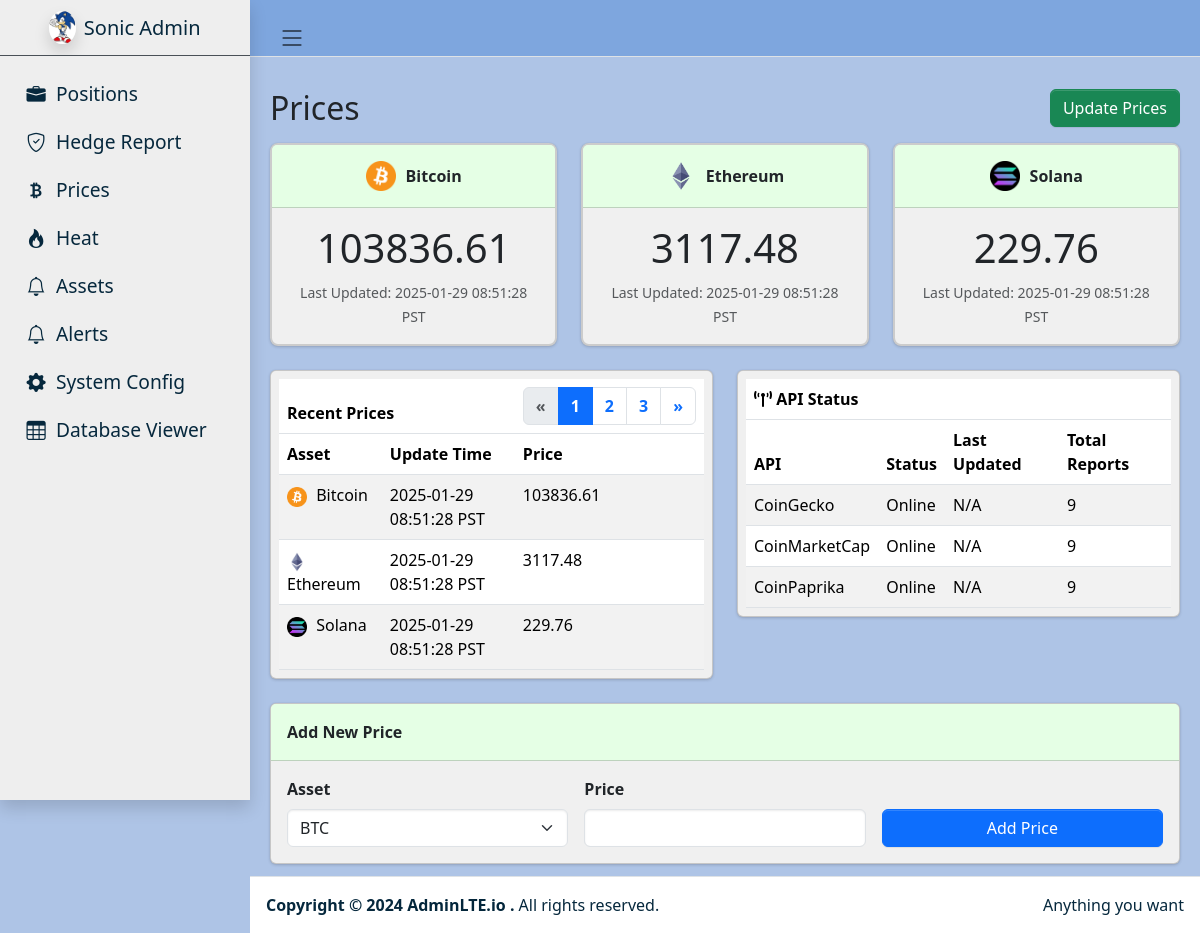
/prices, run on an earlier commit of the app's database.
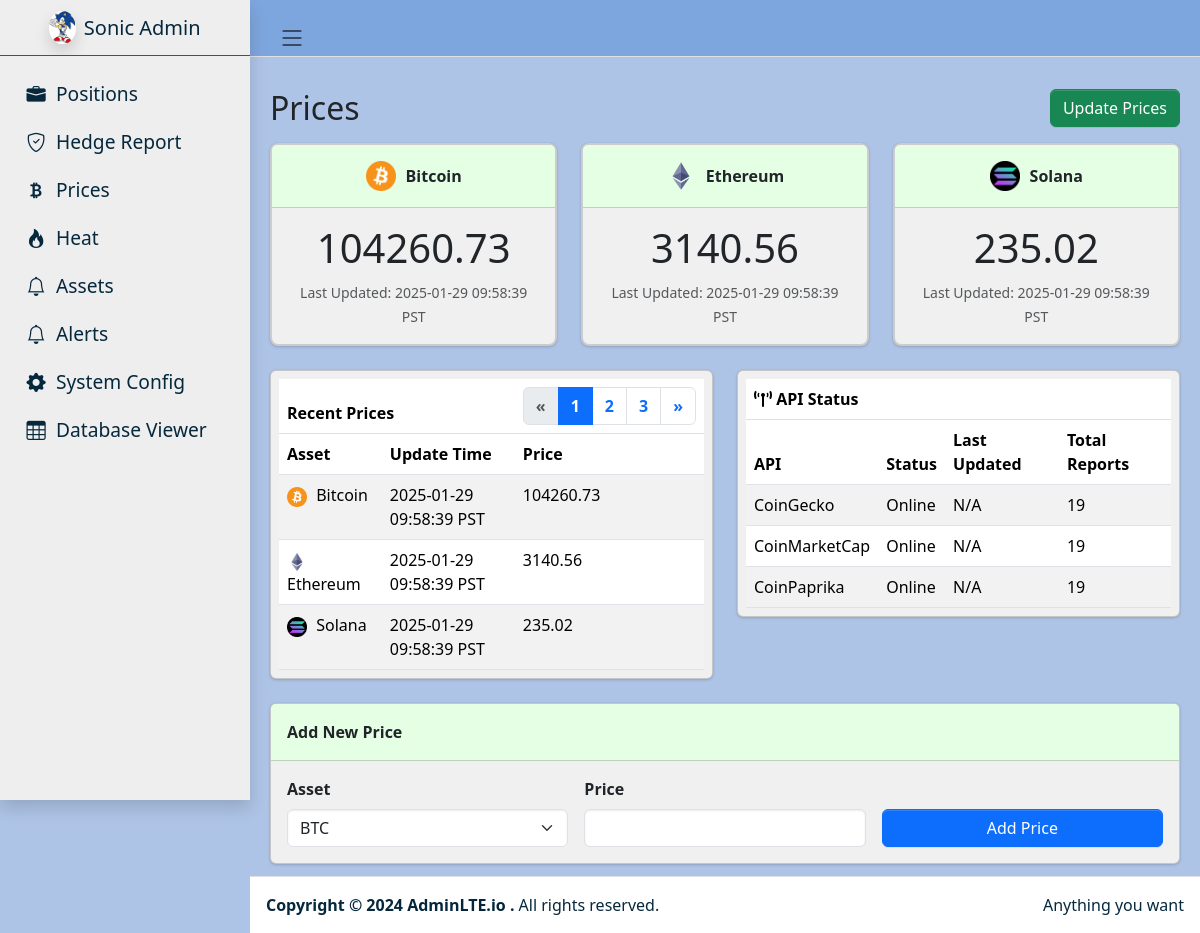
And on a later commit of the database.
### tables this page shows
CREATE TABLE prices (
            id TEXT PRIMARY KEY,
            asset_type TEXT NOT NULL,
            current_price REAL NOT NULL,
            previous_price REAL NOT NULL DEFAULT 0.0,
            last_update_time DATETIME NOT NULL,
            previous_update_time DATETIME,
            source TEXT NOT NULL
        );

CREATE TABLE api_status_counters (
            api_name TEXT PRIMARY KEY,
            total_reports INTEGER NOT NULL DEFAULT 0,
            last_updated DATETIME
        );

### flask_app.py (the view, shortened to what this page needs)
@app.route("/prices", methods=["GET", "POST"])
def prices():
    data_locker = DataLocker(DB_PATH)
    top_prices = _get_top_prices_for_assets(DB_PATH, ["BTC", "ETH", "SOL"])
    recent_prices = _get_recent_prices(DB_PATH, limit=15)
    api_counters = data_locker.read_api_counters()
    return render_template(
        "prices.html",
        prices=top_prices,
        recent_prices=recent_prices,
        api_counters=api_counters
    )

### data_locker.py (called while the page is built)
    def _init_sqlite_if_needed(self):
        if self.conn is None:
            self.conn = sqlite3.connect(self.db_path, check_same_thread=False)
            self.conn.row_factory = sqlite3.Row
        if self.cursor is None:
            self.cursor = self.conn.cursor()

    def read_api_counters(self) -> List[dict]:
        self._init_sqlite_if_needed()
        self.cursor.execute("""
            SELECT api_name, total_reports, last_updated
              FROM api_status_counters
             ORDER BY api_name
        """)
        rows = self.cursor.fetchall()
        results = []
        for r in rows:
            results.append({
                "api_name": r["api_name"],
                "total_reports": r["total_reports"],
                "last_updated": r["last_updated"]
            })
        return results

### flask_app.py (called while the page is built)
def _convert_iso_to_pst(iso_str):
    if not iso_str or iso_str == "N/A":
        return "N/A"
    pst = pytz.timezone("US/Pacific")
    try:
        dt_obj = datetime.fromisoformat(iso_str)
        dt_pst = dt_obj.astimezone(pst)
        return dt_pst.strftime("%Y-%m-%d %H:%M:%S %Z")
    except:
        return "N/A"

def _get_recent_prices(db_path, limit=15):
    conn = sqlite3.connect(db_path)
    conn.row_factory = sqlite3.Row
    cur = conn.cursor()
    cur.execute(f"""
        SELECT asset_type, current_price, last_update_time
          FROM prices
         ORDER BY last_update_time DESC
         LIMIT {limit}
    """)
    rows = cur.fetchall()
    conn.close()
    results = []
    for r in rows:
        iso = r["last_update_time"]
        results.append({
            "asset_type": r["asset_type"],
            "current_price": r["current_price"],
            "last_update_time_pst": _convert_iso_to_pst(iso)
        })
    return results

### templates/prices.html (shortened to what this page needs)
{% extends "sonic_admin.html" %}
{% block content %}
<div class="d-flex justify-content-between align-items-center mb-3">
  <h2 class="text-dark mb-0">Prices</h2>
  <form method="POST" action="{{ url_for('update_prices') }}" id="updatePricesForm">
    <button type="submit" class="btn btn-success">Update Prices</button>
  </form>
</div>
<div class="row row-cols-1 row-cols-md-3 g-4 mb-4">
  {% for p in prices[:3] %}
  <div class="col">
    <div class="card price-box h-100">
      <div class="card-header d-flex align-items-center justify-content-center">
        {% if p.asset_type in ["BTC", "Bitcoin"] %}
          <img src="/static/images/btc_logo.png" alt="BTC"
               style="width: 30px; height: 30px; margin-right: 10px;">
        {% elif p.asset_type in ["ETH", "Ethereum"] %}
          <img src="/static/images/eth_logo.png" alt="ETH"
               style="width: 30px; height: 30px; margin-right: 10px;">
        {% elif p.asset_type in ["SOL", "Solana"] %}
          <img src="/static/images/sol_logo.png" alt="SOL"
               style="width: 30px; height: 30px; margin-right: 10px;">
        {% endif %}
        {% if p.asset_type == "BTC" or p.asset_type == "AssetType.BTC" %}
          <span>Bitcoin</span>
        {% elif p.asset_type == "ETH" or p.asset_type == "AssetType.ETH" %}
          <span>Ethereum</span>
        {% elif p.asset_type == "SOL" or p.asset_type == "AssetType.SOL" %}
          <span>Solana</span>
        {% else %}
          <span>{{ p.asset_type }}</span>
        {% endif %}
      </div>
      <div class="card-body text-center">
        <div class="display-4 mb-2">
          {{ p.current_price|round(2) }}
        </div>
        <small class="text-muted">
          Last Updated: {{ p.last_update_time_pst or "N/A" }}
        </small>
      </div>
    </div>
  </div>
  {% endfor %}
</div>
<div class="row">
  <div class="col-md-6">
    <div class="card mb-4" style="background-color: #F0F0F0;">
      <div class="card-body p-2">
        <table class="table table-striped recent-prices-table w-100 mb-0">
          <thead>
            <tr class="title-row">
              <th colspan="2">Recent Prices</th>
              <th class="text-end">
                <nav>
                  <ul class="pagination justify-content-end m-0">
                    <li class="page-item disabled">
                      <a class="page-link" href="#" tabindex="-1">«</a>
                    </li>
                    <li class="page-item active"><a class="page-link" href="#">1</a></li>
                    <li class="page-item"><a class="page-link" href="#">2</a></li>
                    <li class="page-item"><a class="page-link" href="#">3</a></li>
                    <li class="page-item"><a class="page-link" href="#">»</a></li>
                  </ul>
                </nav>
              </th>
            </tr>
            <tr class="column-header-row">
              <th>Asset</th>
              <th>Update Time</th>
              <th>Price</th>
            </tr>
          </thead>
          <tbody>
            {% if recent_prices is not defined %}
              {% set recent_prices = [] %}
            {% endif %}
            {% for rp in recent_prices[::-1][:10] %}
            <tr>
              <td>
                {% if rp.asset_type in ["BTC", "Bitcoin"] %}
                  <img src="/static/images/btc_logo.png" alt="BTC"
                       style="width:20px; height:20px; margin-right:5px;">
                {% elif rp.asset_type in ["ETH", "Ethereum"] %}
                  <img src="/static/images/eth_logo.png" alt="ETH"
                       style="width:20px; height:20px; margin-right:5px;">
                {% elif rp.asset_type in ["SOL", "Solana"] %}
                  <img src="/static/images/sol_logo.png" alt="SOL"
                       style="width:20px; height:20px; margin-right:5px;">
                {% endif %}
                {% if rp.asset_type == "BTC" or rp.asset_type == "AssetType.BTC" %}
                  <span>Bitcoin</span>
                {% elif rp.asset_type == "ETH" or rp.asset_type == "AssetType.ETH" %}
                  <span>Ethereum</span>
                {% elif rp.asset_type == "SOL" or rp.asset_type == "AssetType.SOL" %}
                  <span>Solana</span>
                {% else %}
                  <span>{{ rp.asset_type }}</span>
                {% endif %}
              </td>
              <td>{{ rp.last_update_time_pst or "N/A" }}</td>
              <td>{{ rp.current_price|round(2) }}</td>
            </tr>
            {% endfor %}
          </tbody>
        </table>
      </div>
    </div>
  </div>
  <div class="col-md-6">
    <div class="card mb-4" style="background-color: #F0F0F0;">
      <div class="card-body p-2">
        <table class="table table-striped w-100 mb-0 api-status-table">
          <thead>
            <tr class="title-row">
              <th colspan="4">
                <i class="fas fa-broadcast-tower"></i> API Status
              </th>
            </tr>
            <tr class="column-header-row">
              <th>API</th>
              <th>Status</th>
              <th>Last Updated</th>
              <th>Total Reports</th>
            </tr>
          </thead>
          <tbody>
            {% for row in api_counters %}
              <tr>
                <td>{{ row.api_name }}</td>
                <td>Online</td>
                <td>N/A</td>
                <td>{{ row.total_reports }}</td>
              </tr>
            {% endfor %}
          </tbody>
        </table>
      </div>
    </div>
  </div>
</div>
<div class="card add-price">
  <div class="card-header">Add New Price</div>
  <div class="card-body">
    <form method="POST" action="{{ url_for('prices') }}">
      <div class="row g-3">
        <div class="col-md-4">
          <label for="asset" class="form-label fw-bold">Asset</label>
          <select class="form-select" id="asset" name="asset" required>
            <option value="BTC">BTC</option>
          </select>
        </div>
        <div class="col-md-4">
          <label for="price" class="form-label fw-bold">Price</label>
          <input
            type="number"
            step="0.01"
            class="form-control"
            id="price"
            name="price"
            required
          />
        </div>
        <div class="col-md-4 d-flex align-items-end">
          <button type="submit" class="btn btn-primary w-100">Add Price</button>
        </div>
      </div>
    </form>
  </div>
</div>
{% endblock %}

### templates/sonic_admin.html (shortened to what this page needs)
<!doctype html>
<html lang="en">
  <head>
    <link
      rel="stylesheet"
      href="https://cdnjs.cloudflare.com/ajax/libs/font-awesome/6.0.0-beta3/css/all.min.css"
    />
    <link
      rel="stylesheet"
      href="https://cdn.jsdelivr.net/npm/@fontsource/source-sans-3@latest/index.css"
    />
    <link
      rel="stylesheet"
      href="https://cdn.jsdelivr.net/npm/overlaysscrollbars@2.10.1/styles/overlaysscrollbars.min.css"
    />
    <link
      rel="stylesheet"
      href="https://cdn.jsdelivr.net/npm/bootstrap-icons@1.11.3/font/bootstrap-icons.min.css"
    />
    <link rel="stylesheet" href="/static/dist/css/adminlte.css" />
  </head>
  <body class="layout-fixed sidebar-expand-lg">
    <div class="app-wrapper">
      <nav class="app-header navbar navbar-expand">
        <div class="container-fluid">
          <ul class="navbar-nav">
            <li class="nav-item">
              <a class="nav-link" data-lte-toggle="sidebar" href="#" role="button">
                <i class="bi bi-list"></i>
              </a>
            </li>
          </ul>
        </div>
      </nav>
      <aside class="app-sidebar shadow" data-bs-theme="dark">
        <div class="sidebar-brand">
          <a href="#" class="brand-link d-flex align-items-center">
            <img
              src="/static/images/sonic.png"
              alt="Sonic Logo"
              class="brand-image rounded-circle shadow"
            />
            <span class="brand-text fw-light ms-2">Sonic Admin</span>
          </a>
        </div>
        <div class="sidebar-wrapper">
          <nav class="mt-2">
            <ul
              class="nav sidebar-menu flex-column"
              data-lte-toggle="treeview"
              role="menu"
              data-accordion="false"
            >
              <li class="nav-item">
                <a href="{{ url_for('positions') }}" class="nav-link">
                  <i class="nav-icon bi bi-briefcase-fill"></i>
                  <p>Positions</p>
                </a>
              </li>
              <li class="nav-item">
                <a href="{{ url_for('hedge_report') }}" class="nav-link">
                  <i class="nav-icon bi bi-shield-check"></i>
                  <p>Hedge Report</p>
                </a>
              </li>
              <li class="nav-item">
                <a href="{{ url_for('prices') }}" class="nav-link">
                  <i class="nav-icon bi bi-currency-bitcoin"></i>
                  <p>Prices</p>
                </a>
              </li>
              <li class="nav-item">
                <a href="{{ url_for('heat') }}" class="nav-link">
                  <i class="nav-icon bi bi-fire"></i>
                  <p>Heat</p>
                </a>
              </li>
              <li class="nav-item">
                <a href="{{ url_for('assets') }}" class="nav-link">
                  <i class="nav-icon bi bi-bell"></i>
                  <p>Assets</p>
                </a>
              </li>
              <li class="nav-item">
                <a href="{{ url_for('alerts') }}" class="nav-link">
                  <i class="nav-icon bi bi-bell"></i>
                  <p>Alerts</p>
                </a>
              </li>
              <li class="nav-item">
                <a href="{{ url_for('system_options') }}" class="nav-link">
                  <i class="nav-icon bi bi-gear-fill"></i>
                  <p>System Config</p>
                </a>
              </li>
              <li class="nav-item">
                <a href="{{ url_for('database_viewer') }}" class="nav-link">
                  <i class="nav-icon bi bi-table"></i>
                  <p>Database Viewer</p>
                </a>
              </li>
            </ul>
          </nav>
        </div>
      </aside>
      <main class="app-main">
        <div class="app-content-header">
        </div>
        <div class="app-content">
          <div class="container-fluid">
            {% block content %}{% endblock content %}
          </div>
        </div>
      </main>
      <footer class="app-footer">
        <div class="float-end d-none d-sm-inline">Anything you want</div>
        <strong>
          Copyright &copy; 2024
          <a href="https://adminlte.io" class="text-decoration-none" style="color: #03263b;">
            AdminLTE.io
          </a>.
        </strong>
        All rights reserved.
      </footer>
    </div>
  </body>
</html>

### templates/sonic_admin.html (style rules this page uses)
body { background-color: #AEC4E6 !important; }
.app-header.navbar { background-color: #7EA6DE !important; }
.navbar .nav-link i.bi-list { font-size: 1.75rem !important; }
.app-sidebar { background-color: #EEEEEE !important; }
.app-sidebar .nav-link { font-size: 1.2rem; color: #06283D !important; }
.sidebar-brand .brand-text { color: #06283D !important; }
.brand-image { width: 40px; height: 40px; object-fit: cover; }
.app-footer { color: #06283D; }

### templates/prices.html (style rules this page uses)
.price-box.card { background-color: #F0F0F0 !important; border: 2px solid #ccc; border-radius: 8px; }
.price-box .card-header { background-color: #e5ffe5 !important; font-weight: bold; }
.price-box .display-4 { font-size: 2.5rem; }
.recent-prices-table.table-striped tbody tr:nth-of-type(odd) { background-color: rgba(0, 0, 0, 0.05); }
.recent-prices-table thead tr.title-row, .api-status-table thead tr.title-row { background-color: #f0e5ff !important; }
.recent-prices-table thead tr.title-row th, .api-status-table thead tr.title-row th { font-weight: bold; }
.card.add-price { background-color: #F0F0F0 !important; }
.card.add-price .card-header { background-color: #e5ffe5 !important; font-weight: bold; }

What changed in the data, as far as the page shows it:
changed prices (number 1 of 3 on the later page): current_price "103836.61" → "104260.73"; last_update_time_pst "2025-01-29 08:51:28 PST" → "2025-01-29 09:58:39 PST"
changed prices (number 2 of 3 on the later page): current_price "3117.48" → "3140.56"; last_update_time_pst "2025-01-29 08:51:28 PST" → "2025-01-29 09:58:39 PST"
changed prices (number 3 of 3 on the later page): current_price "229.76" → "235.02"; last_update_time_pst "2025-01-29 08:51:28 PST" → "2025-01-29 09:58:39 PST"
changed api_status_counters "CoinGecko": total_reports "9" → "19"
changed api_status_counters "CoinMarketCap": total_reports "9" → "19"
changed api_status_counters "CoinPaprika": total_reports "9" → "19"
